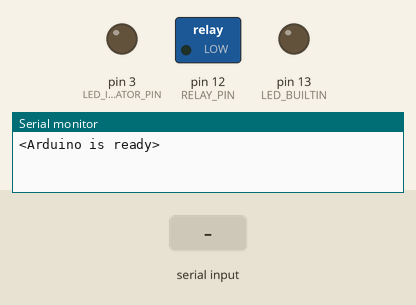
A sketch run on a simulated Arduino Uno, built with avr-gcc and run on an emulated ATmega328P. Shown: switched loads named in the sketch (green lamp = pin HIGH), output pins drawn as LEDs (lit = HIGH), the last lines printed to the serial monitor. The inputs (shaded band) are chosen by the test bench.

Above: at 1.2 s.
1.3 s: "1\n" received over Serial
At 2.2 s:
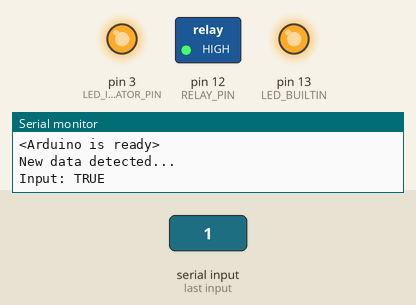
4.3 s: "0\n" received over Serial
At 5.7 s:
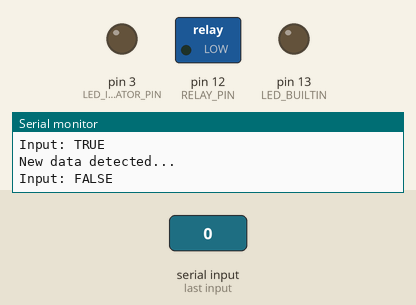
Timing chart, 0 to 7.3 s (numbered marks = the images above; inputs shaded):
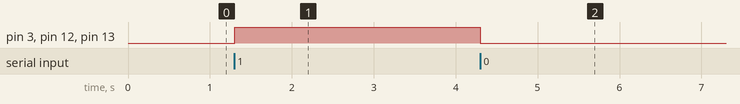

The sketch:

BCI_StateMachine.ino
```cpp
// OpenBCI serial output to Arduino for Focus / Relaxation Activity
// For Union Neurotech Introduction to Brain Computer Interfaces Workshop

const byte numChars = 32;
char receivedChars[numChars];   // an array to store the received data
String val = "";
String previousData = "";
boolean newData = false;

int RELAY_PIN = 12;
int LED_INDICATOR_PIN = 3;

void setup() {
    Serial.begin(57600);
    pinMode(LED_BUILTIN, OUTPUT);
    pinMode(RELAY_PIN, OUTPUT);
    pinMode(LED_INDICATOR_PIN, OUTPUT);
    digitalWrite(LED_INDICATOR_PIN, LOW);
    Serial.println("<Arduino is ready>");
}

void loop() {
  // For communicating with OpenBCI
    recvWithEndMarker();
    showNewData();

  // For communciating over serial command using "1" and "0" as a manner of debugging functionality
    // demoInput();
    // showNewDataDemo();
}

void demoInput() {
  while (Serial.available() > 0 && newData == false) {
    val = "";
    val = Serial.read();
    Serial.println("Recieved: " + val);
    newData = true;
  }
}

void showNewDataDemo() {
    // Serial.println("No new data detected...");

    if (newData == true) {
        Serial.println("New data detected...");
        //Convert char array into string
        String s = val;
        //Only perform an action when the incoming data changes
        if (!s.equals(previousData)) {
          //Check if the string is "true" or "false"
          if (s.equals("48")) {
            Serial.println("Input: FALSE");
            digitalWrite(LED_BUILTIN, LOW);
            digitalWrite(RELAY_PIN, LOW);
            digitalWrite(LED_INDICATOR_PIN, LOW);
          } else if (s.equals("49")) {
            Serial.println("Input: TRUE");
            digitalWrite(LED_BUILTIN, HIGH);
            digitalWrite(RELAY_PIN, HIGH);
            digitalWrite(LED_INDICATOR_PIN, HIGH);
          } else {
            //Otherwise print the incoming with no action
            Serial.println("This just in ... " + s);
          }
        }
        newData = false;
        previousData = s;
    }
}


//Recieve data and look for the endMarker '\n' (new line)
void recvWithEndMarker() {
    static byte ndx = 0;
    char endMarker = '\n';
    char rc;

    while (Serial.available() > 0 && newData == false) {
        rc = Serial.read();
        // Serial.println("Recievd character");
        // Serial.println(rc);
        if (rc != endMarker) {
            receivedChars[ndx] = rc;
            ndx++;
            if (ndx >= numChars) {
                ndx = numChars - 1;
            }
        }
        else {
            receivedChars[ndx] = '\0'; // terminate the string
            ndx = 0;
            newData = true;
        }
    }
}

void showNewData() {
    // Serial.println("No new data detected...");

    if (newData == true) {
        Serial.println("New data detected...");
        //Convert char array into string
        String s = receivedChars;
        //Only perform an action when the incoming data changes
        if (!s.equals(previousData)) {
          //Check if the string is "true" or "false"
          if (s.equals("0")) {
            Serial.println("Input: FALSE");
            digitalWrite(LED_BUILTIN, LOW);
            digitalWrite(RELAY_PIN, LOW);
            digitalWrite(LED_INDICATOR_PIN, LOW);
          } else if (s.equals("1")) {
            Serial.println("Input: TRUE");
            digitalWrite(LED_BUILTIN, HIGH);
            digitalWrite(RELAY_PIN, HIGH);
            digitalWrite(LED_INDICATOR_PIN, HIGH);
          } else {
            //Otherwise print the incoming with no action
            Serial.println("This just in ... " + s);
          }
        }
        newData = false;
        previousData = s;
    }
}
```

Measured:
- after the input at 1.3 s, pin 3 (LED_INDICATOR_PIN), pin 12 (RELAY_PIN), pin 13 (LED_BUILTIN): LOW → HIGH at once
- after the input at 4.3 s, pin 3 (LED_INDICATOR_PIN), pin 12 (RELAY_PIN), pin 13 (LED_BUILTIN): HIGH → LOW at once
